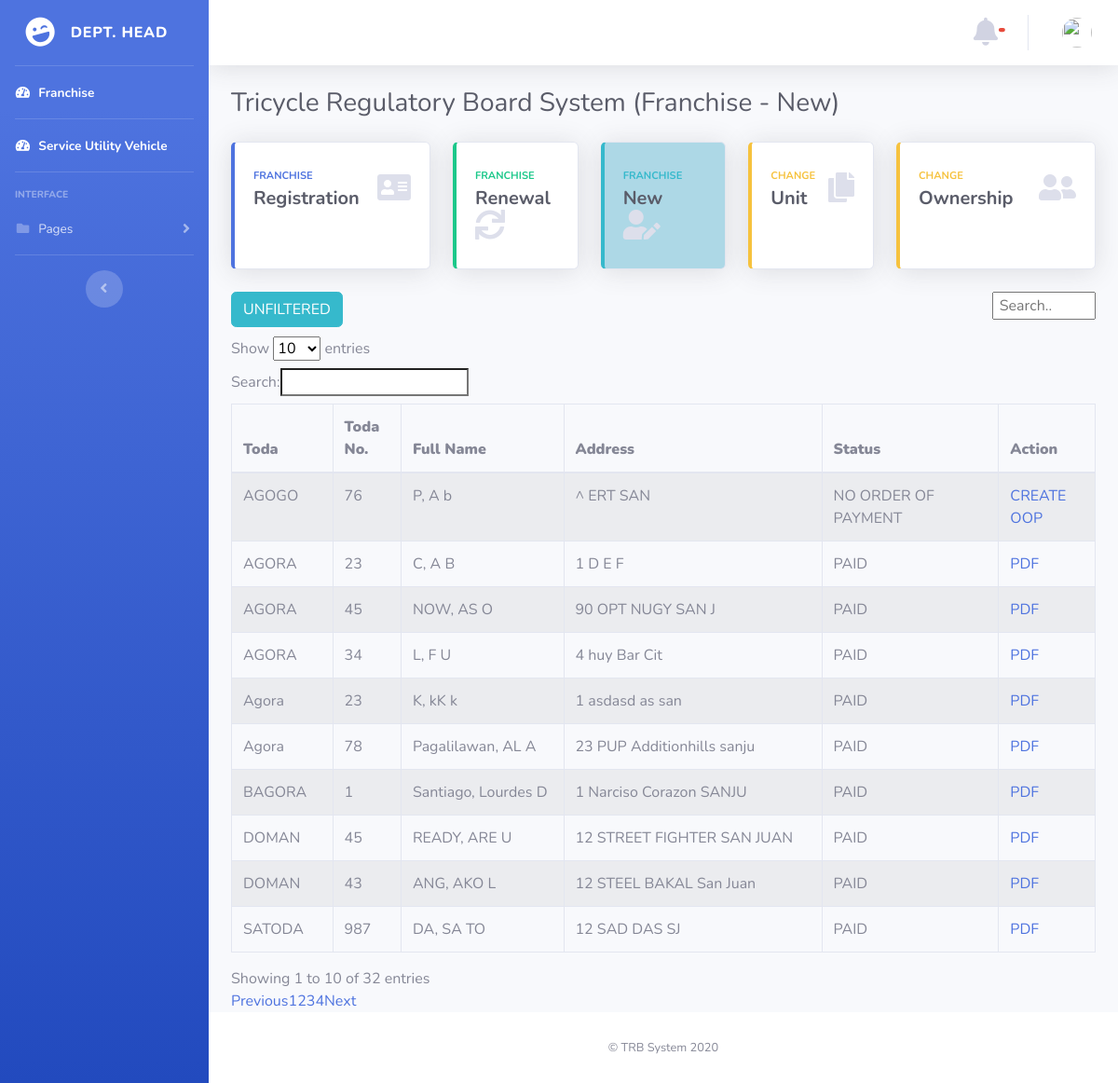
The page /admin2/index.php on the database as committed earlier.
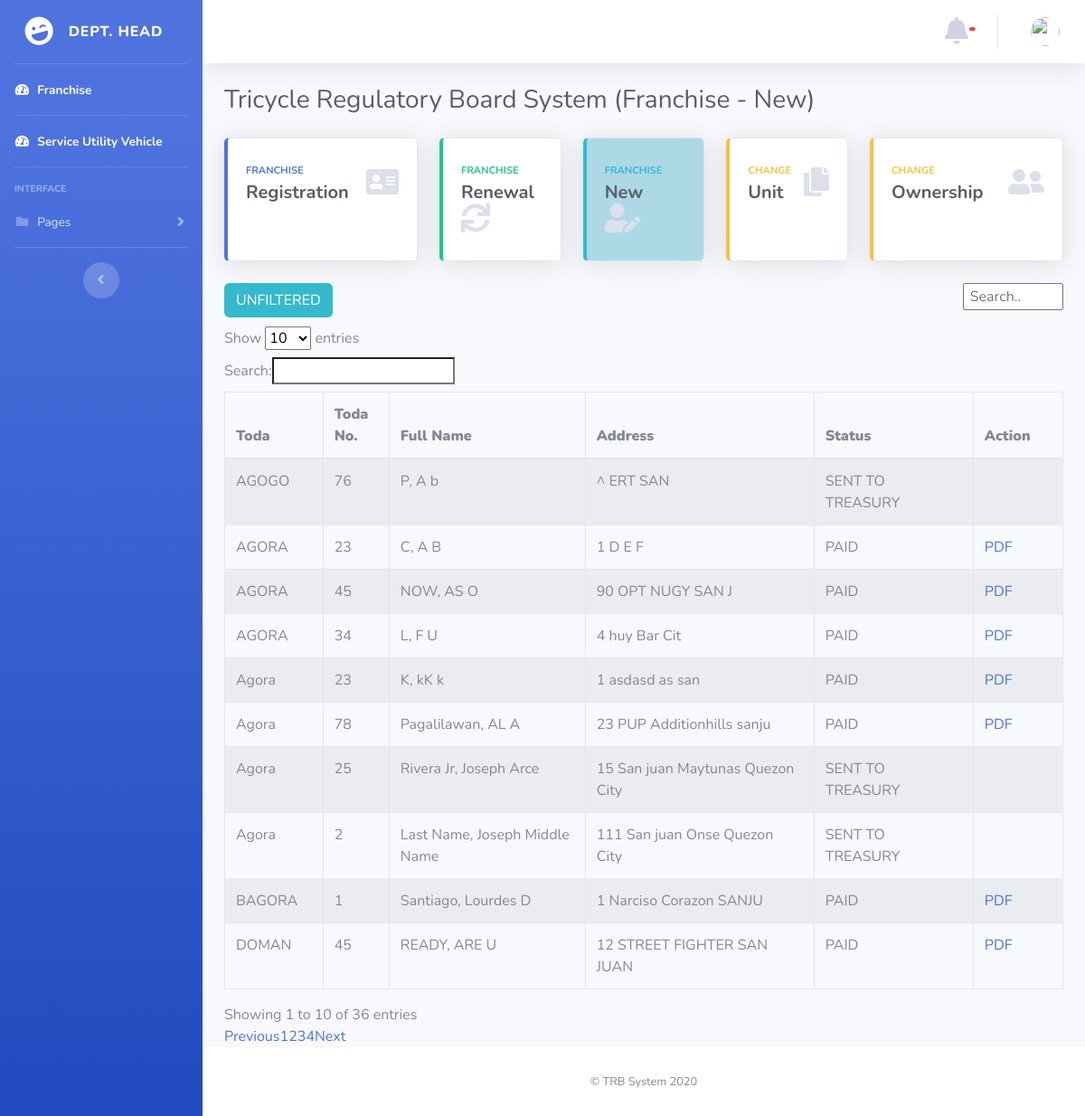
The same page on the database as committed later.
### tables this page shows
CREATE TABLE `tricycle_operator` (
  `id_no` int(11) NOT NULL,
  `first_name` varchar(25) NOT NULL,
  `middle_name` varchar(25) NOT NULL,
  `last_name` varchar(25) NOT NULL,
  `house_no` varchar(25) NOT NULL,
  `street` varchar(25) NOT NULL,
  `barangay` varchar(25) NOT NULL,
  `city` varchar(25) NOT NULL,
  `case_no` varchar(25) NOT NULL,
  `toda` varchar(25) NOT NULL,
  `toda_no` smallint(6) NOT NULL,
  `make` varchar(25) NOT NULL,
  `motor_no` varchar(25) NOT NULL,
  `chasis_no` varchar(25) NOT NULL,
  `plate_no` varchar(25) NOT NULL,
  `date` varchar(25) NOT NULL,
  `unit` smallint(6) NOT NULL,
  `status` int(6) NOT NULL,
  `seen_status` int(11) NOT NULL
);

### admin2/index.php (the view, shortened to what the changed rows need)
<!DOCTYPE html>
<html lang="en">
<head>
  <link href="../vendor/fontawesome-free/css/all.min.css" rel="stylesheet" type="text/css">
  <link href="../css/sb-admin-2.min.css" rel="stylesheet">
</head>
<body id="page-top">
  <?php require('nav.php');  ?>
        <div class="container-fluid">
          <div class="d-sm-flex align-items-center justify-content-between mb-4">
            <h1 class="h3 mb-0 text-gray-800">Tricycle Regulatory Board System (Franchise - New)</h1>
          </div>
          <div class="row">
            <div class="col-xl-3 col-md-6 mb-4">
            </div>
            <div class="col-xl-2 col-md-6 mb-4">
            </div>
            <div class="col-xl-2 col-md-6 mb-4">
            </div>
            <div class="col-xl-2 col-md-6 mb-4">
            </div>
          <div class="col-xl-3 col-md-6 mb-4">
          </div>
        </div>
             <div class="">
               <a href="index.php" class="btn btn-info" style="margin-bottom: 1%;">UNFILTERED</a>
               <input id="myInput" type="text" placeholder=" Search.." style="display: block; float: right; width: 12%;  ">
             </div>
<link rel='stylesheet' href='https://cdn.datatables.net/1.10.12/css/dataTables.bootstrap.min.css' />
          <?php
            require ("../database.php");
            $result = 'select * from tricycle_operator';
            $statement = $connection->prepare($result);
            $statement->execute();
            $payments = $statement->fetchAll(PDO::FETCH_OBJ);
            echo "<table border='1'  class='table table-striped table-bordered table-hover' id='dataTables-example' >
                            <thead>
                    <tr>
                      <th><b>Toda</b></td></th>
                      <th><b  >Toda No.</b></td></th>
                      <th><b>Full Name</b></td></th>
                      <th><b>Address</b></td></th>
                      <th><b>Status</b></td></th>
                      <th><b>Action</b></td></th>
                      </thead>
                      <tbody id = 'myTable'>
                      ";
                      foreach($payments as $package):
                        $fname= $package->first_name;
                        $mname= $package->middle_name;
                        $lname= $package->last_name;
                        $fullname= $lname  .', '. $fname .' '.$mname;
                        $house_no = $package->house_no;
                        $street = $package->street;
                        $barangay = $package->barangay;
                        $city= $package->city;
                        $full_add =  $house_no .' '. $street .' '.$barangay.' '.$city;
                        $stats= $package->status;
                        $new_stat = '';
                        $display1 ='';
                       if($stats == 1) {
                         $new_stat= "NO ORDER OF PAYMENT";
                         $display1 = "inline-block ;";
                         $display2 = "none ;";
                       }
                       else if($stats == 2) {
                         $new_stat= "SENT TO TREASURY";
                         $display1 = "none ;";
                         $display2 = "none ;";
                       }
                       else {
                         $new_stat = "PAID";
                         $display1 = "none ;";
                         $display2 = "inline-block ;";
                       }
                        echo "<tr id=".$package->id_no.">";
                        echo "<td >".$package->toda."</td>";
                        echo "<td >".$package->toda_no."</td>";
                        echo "<td >".$fullname."</td>";
                        echo "<td >".$full_add."</td>";
                        echo "<td >".$new_stat."</td>";
                        echo "<td >
                        <a href='or_payment.php?userid=".$package->id_no."' style= display:".$display1."'>CREATE  OOP</a>
                        <a href='../treasury/or_payment.php?userid=".$package->id_no."' style= display:".$display2."'>PDF </a></td>";
                        echo "</tr>";
                      endforeach;
                      echo "
                      </tbody>
                      </table>";
            ?>
        </div>
      </div>
    </div>
  </div>
</body>
</html>

Rows that differ between the two databases and show on the page:
no longer on this page (row edited): tricycle_operator: toda "SATODA", toda_no "987", fullname "DA, SA TO", full_add "12 SAD DAS SJ", status "PAID"
no longer on this page (row edited): tricycle_operator: toda "DOMAN", toda_no "43", fullname "ANG, AKO L", full_add "12 STEEL BAKAL San Juan", status "PAID"
changed tricycle_operator "AGOGO": status "NO ORDER OF PAYMENT" → "SENT TO TREASURY"; no longer shows "CREATE OOP"
added tricycle_operator: toda "Agora", toda_no "25", fullname "Rivera Jr, Joseph Arce", full_add "15 San juan Maytunas Quezon City", status "SENT TO TREASURY"
added tricycle_operator: toda "Agora", toda_no "2", fullname "Last Name, Joseph Middle Name", full_add "111 San juan Onse Quezon City", status "SENT TO TREASURY"
Other text that changed with them:
text written by a page script: "Show entries Search: Showing 1 to 10 of 32 entries Previous 1 2 3 4 Next" → "Show entries Search: Showing 1 to 10 of 36 entries Previous 1 2 3 4 Next"
